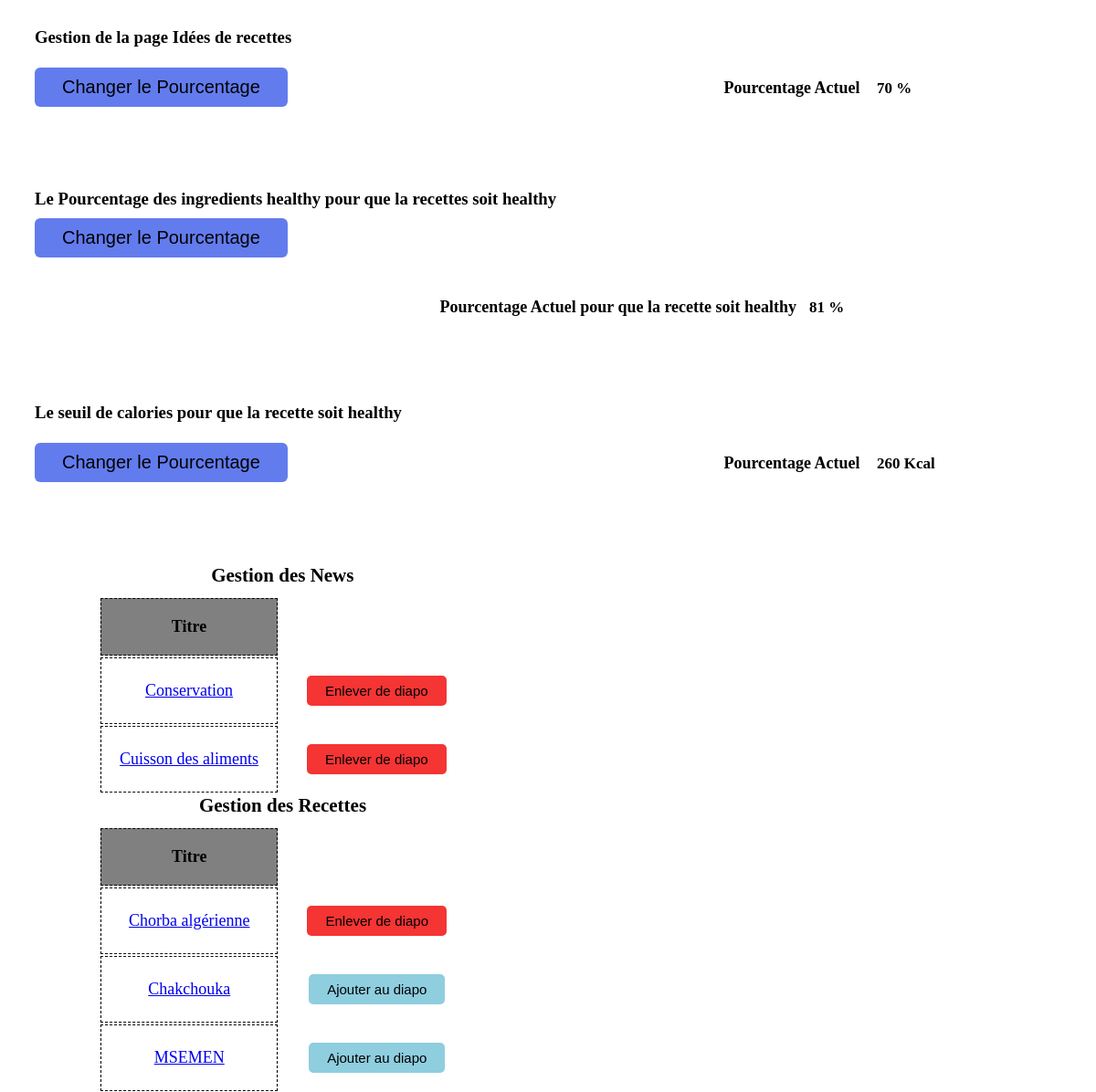
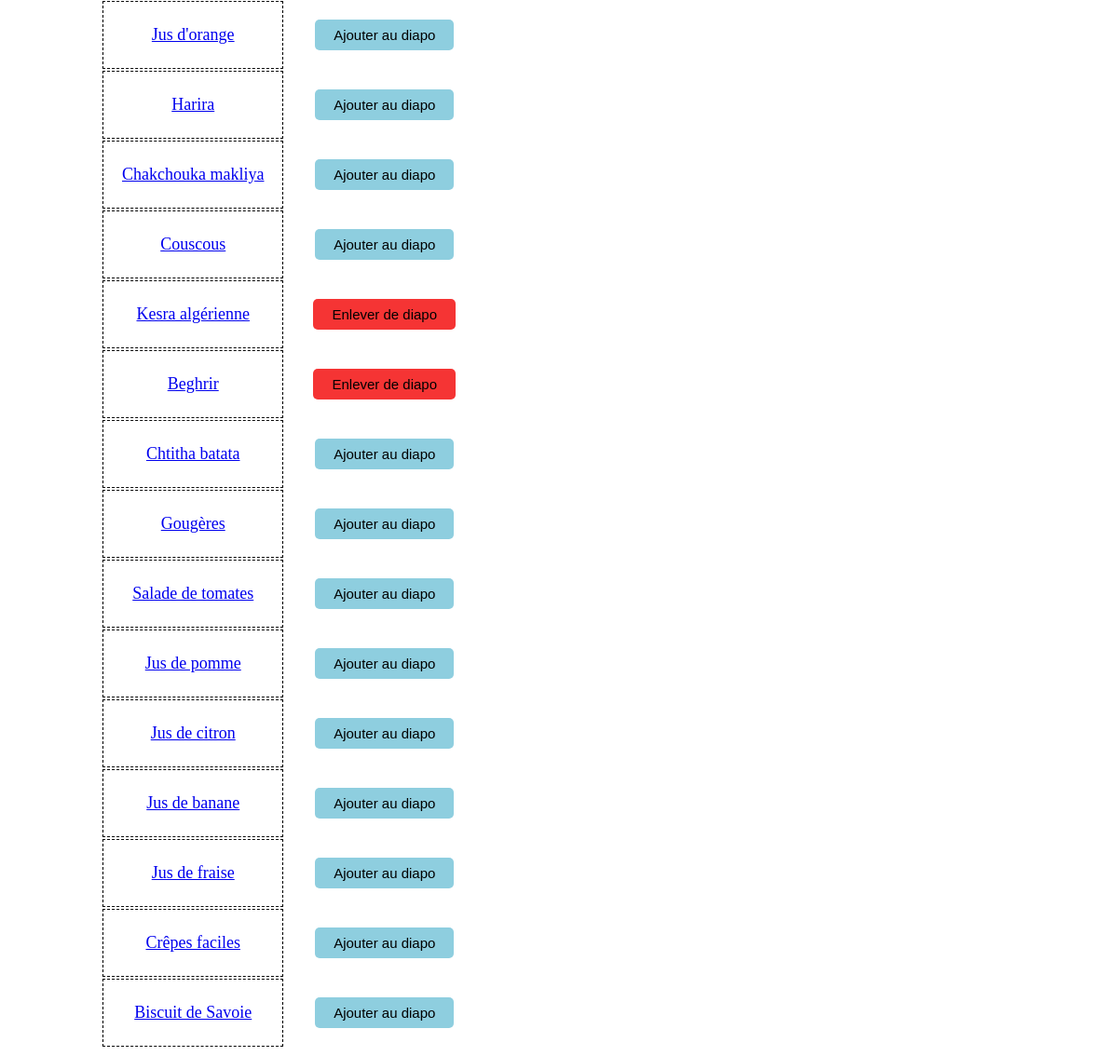
The page /Routers/parametres/Router_parametres.php on the database its author committed (2 pictures, top to bottom).
### tables this page shows
CREATE TABLE IF NOT EXISTS `parametre` (
  `id_parametre` int(11) NOT NULL,
  `pourcentage` float(5,1) NOT NULL,
  PRIMARY KEY (`id_parametre`)
);

CREATE TABLE IF NOT EXISTS `news` (
  `id_news` int(11) NOT NULL AUTO_INCREMENT,
  `titre` varchar(40) DEFAULT NULL,
  `paragraphe` varchar(1000) DEFAULT NULL,
  `image` varchar(50) DEFAULT NULL,
  `vedio` varchar(50) DEFAULT NULL,
  `id_recette` int(11) DEFAULT NULL,
  PRIMARY KEY (`id_news`),
  KEY `id_recette` (`id_recette`)
);

CREATE TABLE IF NOT EXISTS `recette` (
  `id_recette` int(11) NOT NULL AUTO_INCREMENT,
  `titre` varchar(50) NOT NULL,
  `image` varchar(100) DEFAULT NULL,
  `description` varchar(200) NOT NULL,
  `diffuculte` varchar(50) DEFAULT NULL,
  `vedio` varchar(50) DEFAULT NULL,
  `temps_preparation` float(7,2) DEFAULT NULL,
  `temps_repos` float(7,2) DEFAULT NULL,
  `temps_cuisant` float(7,2) DEFAULT NULL,
  `validate` tinyint(1) DEFAULT '0',
  `id_user` int(11) DEFAULT NULL,
  `id_categorie` int(11) NOT NULL,
  PRIMARY KEY (`id_recette`),
  KEY `id_categorie` (`id_categorie`),
  KEY `id_user` (`id_user`)
);

### controlers/controler.php (called while the page is built, shortened)
<?php
require_once("../../vues/user/Accueil.php");
require_once("../../vues/admin/parametres.php");
require_once("../../models/model.php");
class Controler{
    public function get_news(){
        $c= new model();
        $res=$c->get_news();
        return $res;
    }
    public function get_new_of_diapo($id,$type){
        $c= new model();
        $res=$c->get_new_of_diapo($id,$type);
        return $res;
    }
    public function get_parametre(){
        $c= new model();
        $res=$c->get_parametre();
        return $res;
    }
    public function get_all_recettes(){
        $c= new model();
        $res=$c->get_all_recettes();
        return $res;
    }
    public function afficher_parametres(){
        $c=new parametres();
        $c->afficher_parametres();
    }
}

### Routers/parametres/Router_parametres.php (called while the page is built, shortened)
<?php
require_once('../../controlers/controler.php');
$c= new Controler();
$c->afficher_parametres();
?>

### models/model.php (called while the page is built, shortened)
<?php
require_once('../../controlers/controler.php');
class model{
    private $host="localhost";
    private $dbname="TDW";
    private $username="root";
    private $password="";
    private function connection($host,$dbname,$username,$password){
        try {
            $conn = new PDO("mysql:host=$host;dbname=$dbname;",$username,$password);
            $conn->exec("SET NAMES utf8mb4");
        } catch (Exception $ex) {
         echo $ex->getMessage();
        }
        return $conn;
    }
public function get_parametre(){
  $conn=$this->connection($this->host,$this->dbname,$this->username,$this->password);
  $request=$conn->prepare("SELECT * from parametre");
  $request->execute();
  $res=$request->fetchAll(PDO::FETCH_ASSOC);
  return $res;
}
    public function get_news(){
        $conn=$this->connection($this->host,$this->dbname,$this->username,$this->password);
        $request=$conn->prepare("select * from news");
        $request->execute();
          $res=$request->fetchAll(PDO::FETCH_ASSOC);
          return $res;
    }
    public function get_new_of_diapo($id,$type){
      $conn=$this->connection($this->host,$this->dbname,$this->username,$this->password);
      if($type==1) $request=$conn->prepare("select * from diaporama where id_news=:id");
      else $request=$conn->prepare("select * from diaporama where id_recette=:id");
      $request->bindParam("id",$id);
      $request->execute();
        $res=$request->fetchAll(PDO::FETCH_ASSOC);
        return $res;
  }
    public function get_all_recettes(){
        $conn=$this->connection($this->host,$this->dbname,$this->username,$this->password);
        $request=$conn->prepare("select * from recette");
        $request->execute();
          $res=$request->fetchAll(PDO::FETCH_ASSOC);
          return $res;
    }
}

### vues/admin/parametres.php (the view, shortened to what this page needs)
<?php
require_once('../../vues/user/Accueil.php');
require_once('../../controlers/controler.php');
class parametres{
    private function parametre_pourcentage(){
        $c=new controler();
        $pourcentage=$c->get_parametre()[0]["pourcentage"];
        ?>
        <div class="change_param">
        <h3>Gestion de la page Idées de recettes </h3>
         <button class="log" id="change">Changer le Pourcentage</button>
         <div class="pource">
            <?php
            echo '<h4>Pourcentage Actuel <span>'.$pourcentage.' %<span></h4>';
            ?>
    </div>
    </div>
        <?php
    }
    private function parametre_sueil(){
        $c=new controler();
        $pourcentage=$c->get_parametre()[2]["pourcentage"];
        ?>
        <div class="change_param">
        <h3> Le seuil de calories pour que la recette soit healthy</h3>
         <button class="log" id="changes">Changer le Pourcentage</button>
         <div class="pource">
            <?php
            echo '<h4>Pourcentage Actuel <span>'.$pourcentage.' Kcal<span></h4>';
            ?>
    </div>
    </div>
        <?php
    }
    private function parametre_pourcentage_healthy(){
        $c=new controler();
        $pourcentage=$c->get_parametre()[1]["pourcentage"];
        ?>
        <div class="change_param">
        <h3>Le Pourcentage des ingredients healthy pour que la recettes soit healthy </h3>
         <button class="log" id="changeh">Changer le Pourcentage </button>
         <div class="pource">
            <?php
            echo '<h4>Pourcentage Actuel pour que la recette soit healthy<span>'.$pourcentage.' %<span></h4>';
            ?>
    </div>
    </div>
        <?php
    }
    private function afficher_recette(){
        ?>
        <table class="tableau" >
        <caption>
            Gestion des Recettes
        </caption>
        <thead >
            <?php
             $c=new Controler();
             $res=$c->get_all_recettes();
                ?>
                <tr class="premierRow">
                <th scope="col" class="grey">Titre</th>
                <th scope="col" class="hid"></th>
            </tr>
        </thead>
        <tbody class="tbody2">
        <?php
         for ($i = 0; $i <count($res); $i++) {
            $new=$c->get_new_of_diapo($res[$i]["id_recette"],2);
            echo '<tr>
            <td ><a target="_blank" href="../Details_recette/Router_Details_recette.php?id='.$res[$i]["id_recette"].'">'.$res[$i]["titre"].'</a></td>';
            if(count($new)==0){
                echo  '<td class="hid"><form method="post" id="form_mod" class="form_modifier">
                <div class="addfirst">
                 <input name="id" class="firstcolumn" value="'.$res[$i]["id_recette"].'" type="text" maxlength="25" placeholder="ingredient" hidden>
                 <input type="submit" value="Ajouter au diapo" class="val" name="ajouterr">
                 </div>
           </form></td>
            </tr>';
               }
               else{
                 echo  '<td class="hid"><form method="post" id="form_mod" class="form_modifier">
                 <div class="addfirst">
                  <input name="id" class="firstcolumn" value="'.$res[$i]["id_recette"].'" type="text" maxlength="25" placeholder="ingredient" hidden>
                  <input type="submit" value="Enlever de diapo" class="sup" name="enleverr">
                  </div>
            </form></td>
             </tr>
             ';
               }
    }
    ?>
    </tbody>
</table>
    <?php
    }
    private function afficher_news(){
        ?>
        <table class="tableau" >
        <caption>
            Gestion des News
        </caption>
        <thead >
            <?php
             $c=new Controler();
             $res=$c->get_news();
                ?>
                <tr class="premierRow">
                <th scope="col" class="grey">Titre</th>
                <th scope="col" class="hid"></th>
            </tr>
        </thead>
        <tbody class="tbody2">
        <?php
         for ($i = 0; $i <count($res); $i++) {
           if($res[$i]["id_recette"]==NULL){
            $new=$c->get_new_of_diapo($res[$i]["id_news"],1);
            echo '<tr>
            <td ><a target="_blank" href="../Details_news/Router_Details_news.php?id='.$res[$i]["id_news"].'">'.$res[$i]["titre"].'</a></td>';
            if(count($new)==0){
                echo  '<td class="hid"><form method="post" id="form_mod" class="form_modifier">
                <div class="addfirst">
                 <input name="id" class="firstcolumn" value="'.$res[$i]["id_news"].'" type="text" maxlength="25" placeholder="ingredient" hidden>
                 <input type="submit" value="Ajouter au diapo" class="val" name="ajouter">
                 </div>
           </form></td>
            </tr>';
               }
               else{
                 echo  '<td class="hid"><form method="post" id="form_mod" class="form_modifier">
                 <div class="addfirst">
                  <input name="id" class="firstcolumn" value="'.$res[$i]["id_news"].'" type="text" maxlength="25" placeholder="ingredient" hidden>
                  <input type="submit" value="Enlever de diapo" class="sup" name="enlever">
                  </div>
            </form></td>
             </tr>
             ';
               }
       }
    }
    ?>
    </tbody>
    </table>
    <?php
    }
    public function afficher_Parametres(){
        ?>
        <!DOCTYPE html>
            <html>
        <body>
            <?php
            $this->parametre_pourcentage();
            $this->parametre_pourcentage_healthy();
            $this->parametre_sueil();
            $this->afficher_news();
            $this->afficher_recette();
            ?>
            </body>
            </html>
            <?php
    }
}

### Routers/parametres/master_parametres.css (style rules this page uses)
.log { padding: 10px 30px; border: 0; border-radius: 6px; cursor: pointer; font-size:20px; margin-left: 15px; }
.log { background-color: rgb(98, 124, 238); }
h3 { margin-top: 30px; margin-left: 30px; margin-bottom: 10px; }
#change,#changeh,#changes { margin-left: 30px; margin-bottom: 20px; }
#change,#changeh,#changes,.pource { display: inline-block; }
.pource { margin-left: 40%; }
h4 span { margin-left: 14px; font-size: 17px; }
h4 { font-size: 18px; }
.sup,.val,.blo { padding: 8px 20px; border: 0; border-radius: 5px; cursor: pointer; font-size:15px; margin-left: 10px; }
.sup { background-color: rgb(245, 52, 52); }
.val { background-color: rgb(142, 206, 223); }
.hid { border: 0px; }
.tableau th:not(.hid),.tableau td:not(.hid) { border: 1px; border-style: dashed; }
.tableau td,.tableau th { text-align: center; padding: 20px 20px; }
.tableau td,.tableau th { font-size: 18px; }
.grey { background-color: gray; }
.tableau { margin: 50px 100px; display: inline; }
.change_param { margin-bottom: 70px; }
caption { font-size: 21px; font-weight: bold; margin-bottom: 10px; }

### rows shown on the page
parametre: pourcentage "70"
parametre: pourcentage "81"
parametre: pourcentage "260"
news: titre "Conservation"
news: titre "Cuisson des aliments"
recette: titre "Chorba algérienne"
recette: titre "Chakchouka"
recette: titre "MSEMEN"
recette: titre "Jus d'orange"
recette: titre "Harira"
recette: titre "Chakchouka makliya"
recette: titre "Couscous"
recette: titre "Kesra algérienne"
recette: titre "Beghrir"
recette: titre "Chtitha batata"
recette: titre "Gougères"
recette: titre "Salade de tomates"
recette: titre "Jus de pomme"
recette: titre "Jus de citron"
recette: titre "Jus de banane"
recette: titre "Jus de fraise"
recette: titre "Crêpes faciles"
recette: titre "Biscuit de Savoie"
